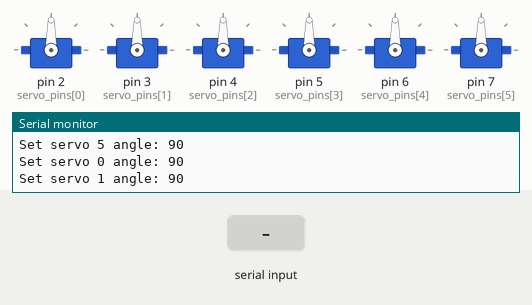
Simulated run of this sketch. Board: Arduino Uno, built with avr-gcc and run on an emulated ATmega328P. Shown: 6 × servo, the last lines printed to the serial monitor. The test bench sets the inputs (shaded band).

Above: at 1.2 s.
1.3 s: "90,45\n" received over Serial
At 1.46 s:
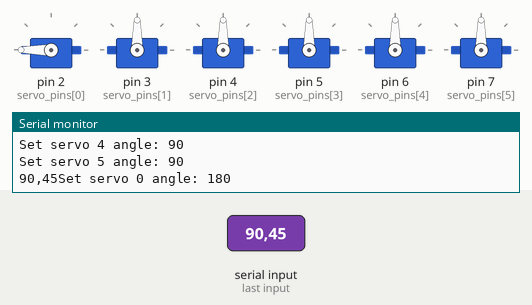
3.0 s: "30,150\n" received over Serial
At 3.19 s:
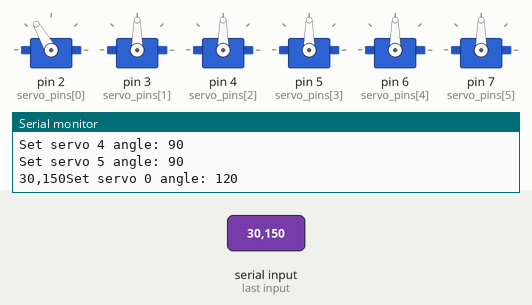
Timing chart, 0 to 6.0 s (numbered marks = the images above; inputs shaded):
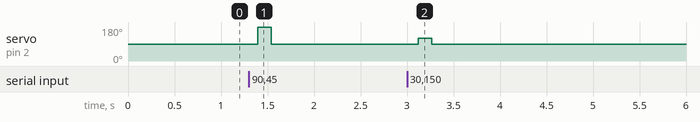

Measured:
- after the input at 1.3 s, servo on pin 2 (servo_pins[0]): 90° → 180° after 0.09 s, → 90° 0.14 s later
- after the input at 3.0 s, servo on pin 2 (servo_pins[0]): 90° → 120° after 0.12 s, → 90° 0.14 s later

The sketch:

snake.ino
```cpp
#include <Servo.h>

// Define the number of servos and their pins
const int num_servos = 6;
const int servo_pins[num_servos] = { 2, 3, 4, 5, 6, 7 };  // Adjust pin numbers as needed

// Create servo objects
Servo servos[num_servos];

void setup() {
  // Initialize serial communication
  Serial.begin(9600);
  while (!Serial)
    ;  // Wait for serial port to connect

  Serial.println("Arduino is ready.");

  // Attach servos to pins
  for (int i = 0; i < num_servos; i++) {
    servos[i].attach(servo_pins[i]);
  }
}

void loop() {
  // Check if there's data available to read from serial port
  int angle_index = 0;
    int servo_angles[num_servos];
    int start_index = 0;
  if (Serial.available() > 0) {
    // Read the incoming message
    String message = Serial.readStringUntil('\n');
    Serial.print(message);

    // Parse the message into individual angle values

    for (int i = 0; i < message.length(); i++) {
      if (message.charAt(i) == ',') {
        servo_angles[angle_index++] = message.substring(start_index, i).toInt();
        start_index = i + 1;
      }
    }
  }

  // Set angles for each servo
  for (int i = 0; i < num_servos; i++) {
    if (i < angle_index) {
      // Map angle values to servo range (0 to 180)
      int servo_angle = map(servo_angles[i], -90, 90, 0, 180);
      servos[i].write(servo_angle);
      Serial.print("Set servo ");
      Serial.print(i);
      Serial.print(" angle: ");
      Serial.println(servo_angle);
    } else {
      // Default angle (e.g., 90 degrees) if not provided
      servos[i].write(90);
      Serial.print("Set servo ");
      Serial.print(i);
      Serial.println(" angle: 90");
    }
  }
}
```
